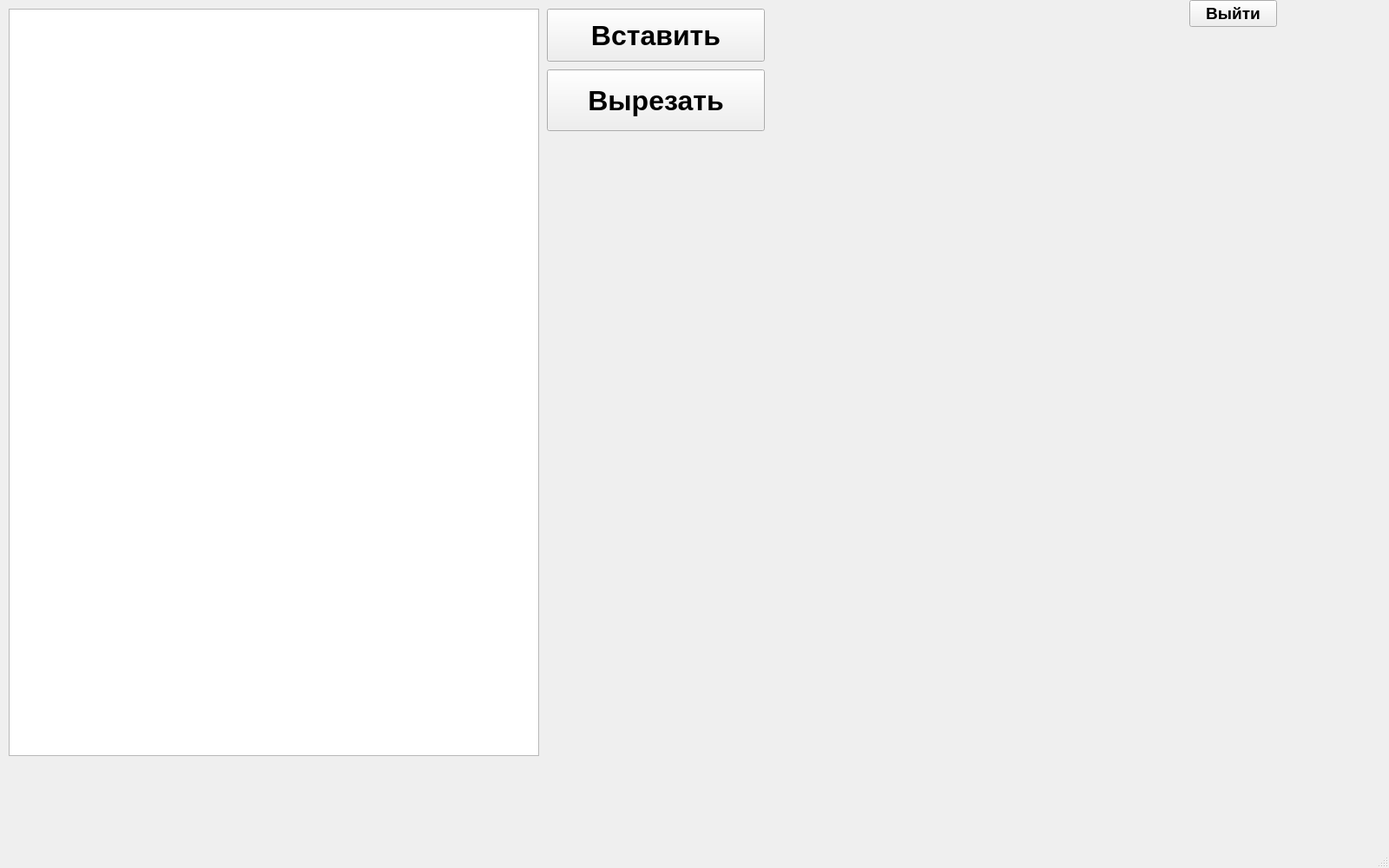
<?xml version="1.0" encoding="UTF-8"?>
<ui version="4.0">
 <class>MainWindow</class>
 <widget class="QMainWindow" name="MainWindow">
  <property name="geometry">
   <rect>
    <x>0</x>
    <y>0</y>
    <width>1600</width>
    <height>1000</height>
   </rect>
  </property>
  <property name="windowTitle">
   <string>MainWindow</string>
  </property>
  <widget class="QWidget" name="centralwidget">
   <widget class="QListWidget" name="listWidget">
    <property name="enabled">
     <bool>true</bool>
    </property>
    <property name="geometry">
     <rect>
      <x>10</x>
      <y>10</y>
      <width>611</width>
      <height>861</height>
     </rect>
    </property>
    <property name="tabletTracking">
     <bool>false</bool>
    </property>
    <property name="tabKeyNavigation">
     <bool>false</bool>
    </property>
    <property name="dragEnabled">
     <bool>false</bool>
    </property>
    <property name="dragDropOverwriteMode">
     <bool>false</bool>
    </property>
    <property name="sortingEnabled">
     <bool>false</bool>
    </property>
   </widget>
   <widget class="QPushButton" name="insertButton">
    <property name="geometry">
     <rect>
      <x>630</x>
      <y>10</y>
      <width>251</width>
      <height>61</height>
     </rect>
    </property>
    <property name="font">
     <font>
      <pointsize>24</pointsize>
      <bold>true</bold>
     </font>
    </property>
    <property name="text">
     <string>Вставить</string>
    </property>
   </widget>
   <widget class="QPushButton" name="pushButton">
    <property name="geometry">
     <rect>
      <x>630</x>
      <y>80</y>
      <width>251</width>
      <height>71</height>
     </rect>
    </property>
    <property name="font">
     <font>
      <pointsize>24</pointsize>
      <bold>true</bold>
     </font>
    </property>
    <property name="text">
     <string>Вырезать</string>
    </property>
   </widget>
   <widget class="QPushButton" name="pushButton_2">
    <property name="geometry">
     <rect>
      <x>1370</x>
      <y>0</y>
      <width>101</width>
      <height>31</height>
     </rect>
    </property>
    <property name="font">
     <font>
      <pointsize>14</pointsize>
      <bold>true</bold>
     </font>
    </property>
    <property name="text">
     <string>Выйти</string>
    </property>
   </widget>
  </widget>
  <widget class="QMenuBar" name="menubar">
   <property name="geometry">
    <rect>
     <x>0</x>
     <y>0</y>
     <width>1600</width>
     <height>22</height>
    </rect>
   </property>
  </widget>
  <widget class="QStatusBar" name="statusbar"/>
 </widget>
 <resources/>
 <connections/>
</ui>
